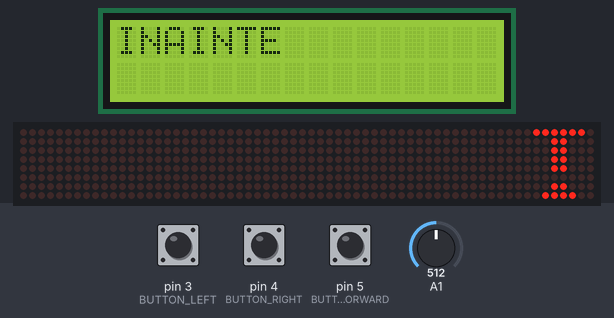
Simulated run of this sketch. Board: Arduino Uno, built with avr-gcc and run on an emulated ATmega328P. Parts: 16×2 character LCD, 64×8 LED matrix. Inputs (shaded band) come from the test bench; at power-on: pin 3 (BUTTON_LEFT) HIGH, pin 4 (BUTTON_RIGHT) HIGH, pin 5 (BUTTON_FORWARD) HIGH, A1 = 512.

Above: at 1.2 s.
1.3 s: pin 3 (BUTTON_LEFT) pulled LOW for 0.15 s
At 1.47 s:
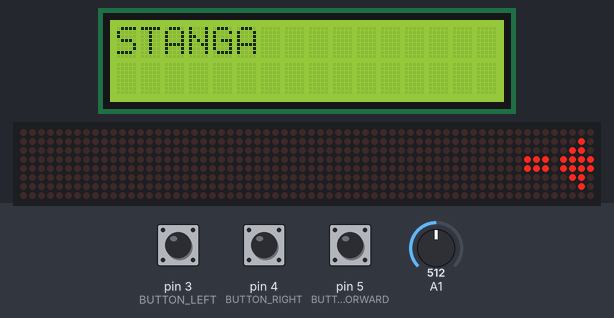
2.0 s: pin 4 (BUTTON_RIGHT) pulled LOW for 0.15 s
At 2.08 s:
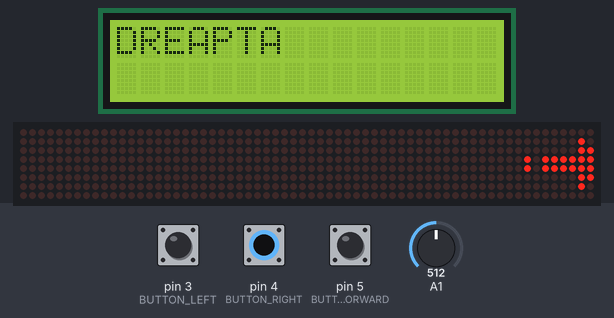
2.7 s: pin 5 (BUTTON_FORWARD) pulled LOW for 0.15 s
At 3.32 s:
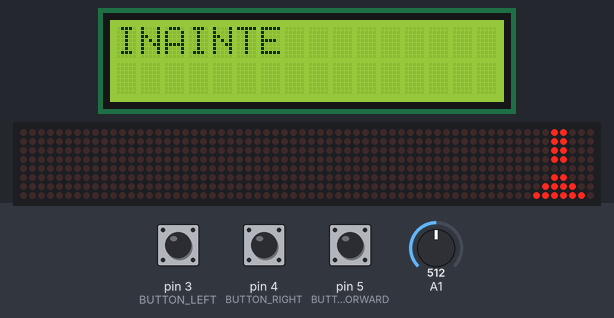
3.4 s: pin 3 (BUTTON_LEFT) pulled LOW for 1 s
At 3.54 s:
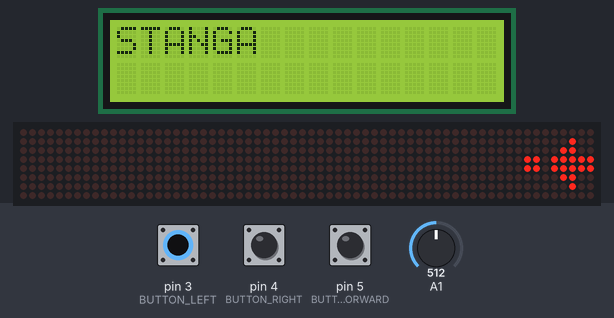
5.0 s: pin 4 (BUTTON_RIGHT) pulled LOW for 1 s
At 5.12 s:
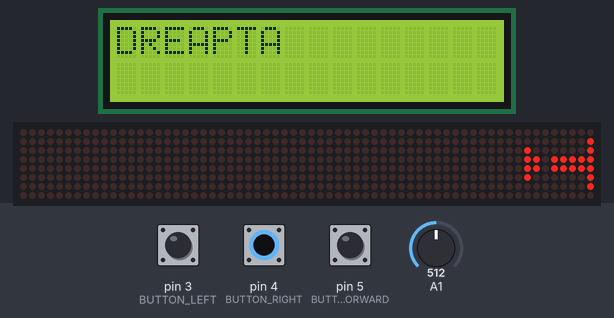

The sketch:

proiect.ino
```cpp
#include <LedControl.h>
#include <LiquidCrystal_I2C.h>
#define FORWARD 0
#define LEFT 1
#define RIGHT 2
#define STATE_ON 1
#define STATE_OFF 0

unsigned const int BUTTON_LEFT = 3;
unsigned const int BUTTON_RIGHT = 4;
unsigned const int BUTTON_FORWARD = 5;
unsigned int directionToMove = FORWARD; // By default is set to forward
unsigned int flickeringState = STATE_ON;
unsigned const int DIN = 10;
unsigned const int CS = 9;
unsigned const int CLK = 8;
LedControl lc = LedControl(DIN, CLK, CS, 0);
unsigned int offset = 0;
LiquidCrystal_I2C lcd(0x27, 16, 2);
const String messages[3] = {"INAINTE", "STANGA", "DREAPTA"};
bool hasChanged = true;
unsigned const int valuePerSlide = 9;
unsigned const int lower = 5;
unsigned const int higher = 1000;
unsigned const int lowestTick = 3000;

byte arrows[3][8][8] = {{{0x18,0x3C,0x7E,0x18,0x18,0x18,0x18,0x00},
                      {0x3C,0x7E,0x18,0x18,0x18,0x18,0x00,0x18},
                      {0x7E,0x18,0x18,0x18,0x18,0x00,0x18,0x3C},
                      {0x18,0x18,0x18,0x18,0x00,0x18,0x3C,0x7E},
                      {0x18,0x18,0x18,0x00,0x18,0x3C,0x7E,0x18},
                      {0x18,0x18,0x00,0x18,0x3C,0x7E,0x18,0x18},
                      {0x18,0x00,0x18,0x3C,0x7E,0x18,0x18,0x18},
                      {0x00,0x18,0x3C,0x7E,0x18,0x18,0x18,0x18}},// UP

                      {{0x00,0x20,0x60,0xFE,0xFE,0x60,0x20,0x00},
                      {0x00,0x40,0xC0,0xFD,0xFD,0xC0,0x40,0x00},
                      {0x00,0x80,0x81,0xFB,0xFB,0x81,0x80,0x00},
                      {0x00,0x01,0x03,0xF7,0xF7,0x03,0x01,0x00},
                      {0x00,0x02,0x06,0xEF,0xEF,0x06,0x02,0x00},
                      {0x00,0x04,0x0C,0xDF,0xDF,0x0C,0x04,0x00},
                      {0x00,0x08,0x18,0xBF,0xBF,0x18,0x08,0x00},
                      {0x00,0x10,0x30,0x7F,0x7F,0x30,0x10,0x00}}, // LEFT

                      {{0x00,0x04,0x06,0x7F,0x7F,0x06,0x04,0x00},
                      {0x00,0x02,0x03,0xBF,0xBF,0x03,0x02,0x00},
                      {0x00,0x01,0x81,0xDF,0xDF,0x81,0x01,0x00},
                      {0x00,0x80,0xC0,0xEF,0xEF,0xC0,0x80,0x00},
                      {0x00,0x40,0x60,0xF7,0xF7,0x60,0x40,0x00},
                      {0x00,0x20,0x30,0xFB,0xFB,0x30,0x20,0x00},
                      {0x00,0x10,0x18,0xFD,0xFD,0x18,0x10,0x00},
                      {0x00,0x08,0x0C,0xFE,0xFE,0x0C,0x08,0x00}}// RIGHT
                      };

void setup() {
  Serial.begin(9600);
  pinMode(BUTTON_LEFT, INPUT_PULLUP);
  pinMode(BUTTON_RIGHT, INPUT_PULLUP);
  pinMode(BUTTON_FORWARD, INPUT_PULLUP);

  lc.shutdown(0, false);
  lc.setIntensity(0, 15);
  lc.clearDisplay(0);

  lcd.init();
  lcd.backlight();

  cli();

  TCCR1A = 0;
  TCCR1B = 0;
  TCNT1  = 0;

  OCR1A = 12000;
  TCCR1B |= (1 << WGM12);   // CTC mode
  TCCR1B |= (1 << CS12);    // 256 prescaler
  TIMSK1 |= (1 << OCIE1A);  // enable timer compare interrupt
  sei();
}

void printByte(byte object[]) {
  for (int i = 0; i < 8; ++i) {
    lc.setRow(0, i, object[i]);
  }
}

void printMessage(String message) {
  lcd.clear();
  lcd.setCursor(0,0);
  lcd.print(message);
}

ISR(TIMER1_COMPA_vect) {
  // how quick to change the state
  offset += 1;
  offset %= 8;

  printByte(arrows[directionToMove][offset]);

  int flickeringValue = analogRead(A1);

  flickeringValue = max(lower, flickeringValue);
  flickeringValue = min(flickeringValue, higher);

  OCR1A = lowestTick + valuePerSlide * flickeringValue;
}

void readButtonInput() {
  int leftSignal, rightSignal, forwardSignal;

  leftSignal = digitalRead(BUTTON_LEFT);
  rightSignal = digitalRead(BUTTON_RIGHT);
  forwardSignal = digitalRead(BUTTON_FORWARD);

  if (leftSignal == LOW && directionToMove != LEFT) {
    directionToMove = LEFT;
    hasChanged = true;
  } else if (rightSignal == LOW && directionToMove != RIGHT) {
    directionToMove = RIGHT;
    hasChanged = true;
  } else if (forwardSignal == LOW && directionToMove != FORWARD) {
    directionToMove = FORWARD;
    hasChanged = true;
  }
}

void loop()
{
  readButtonInput();

  if (hasChanged) {
    printMessage(messages[directionToMove]);
    hasChanged = false;
  }

}
```

Measured:
- after the input at 1.3 s, the display: first changes at once (image 1 shows a later state)
- after the input at 2.0 s, the display: changes at once (image 2)
- after the input at 2.7 s, the display: first changes at once (image 3 shows a later state)
- after the input at 3.4 s, the display: first changes at once (image 4 shows a later state)
- after the input at 5.0 s, the display: first changes at once (image 5 shows a later state)
